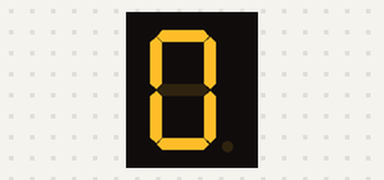
A sketch run on a simulated Arduino Uno, built with avr-gcc and run on an emulated ATmega328P. Parts: 1-digit seven-segment display. Wiring (inferred from the names in the program): 1-digit 7-segment display, segments lit when LOW: segments pin 13, pin 12, pin 11, pin 10, pin 9, pin 8, pin 7. The segment pins are drawn as the display they are named for.

Above: at 0.1 s.
At 7.6 s:
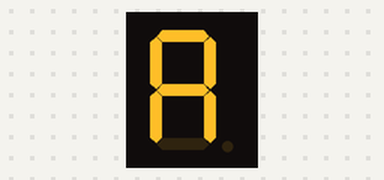
At 9.1 s:
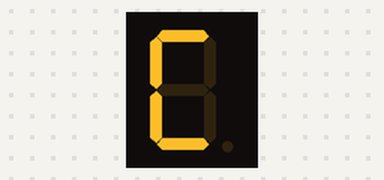
At 9.8 s:
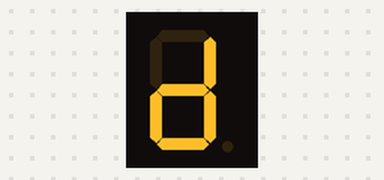
At 10.6 s:
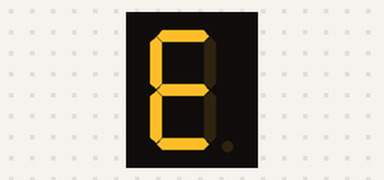
At 11.3 s:
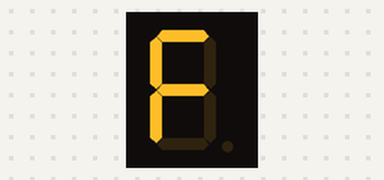

The sketch:

w11-hw.ino
```cpp
//7seg+bottom
byte btn;
byte pins[7]={13, 12, 11, 10, 9, 8, 7};
byte show[16][7]={
  {0,0,0,0,0,0,1},//0
  {1,0,0,1,1,1,1},
  {0,0,1,0,0,1,0},
  {0,0,0,0,1,1,0},
  {1,0,0,1,1,0,0},
  {0,1,0,0,1,0,0},//5
  {1,1,0,0,0,0,0},
  {0,0,0,1,1,1,1},
  {0,0,0,0,0,0,0},
  {0,0,0,1,1,0,0},//9

  {0,0,0,1,0,0,0},//A
  {1,1,0,0,0,0,0},//b
  {0,1,1,0,0,0,1},//C
  {1,0,0,0,0,1,0},//d
  {0,1,1,0,0,0,0},//E
  {0,1,1,1,0,0,0},//F
};

void setup()
{
  for (byte i = 0; i < 7; ++i) {
   pinMode(pins[i], OUTPUT);
  }
  pinMode(btn, INPUT_PULLUP);
}

void loop()
{
  if(btn==HIGH){
    for (byte i = 7; i < 14; ++i) {
    digitalWrite(i, LOW);
 	}
  }
  else
  {
    for(byte i = 0; i < 16; i++){
    for(byte j = 0; j < 7; j++){
      digitalWrite(pins[j], show[i][j]);
      }
    delay(750);}
  }
}
```

Measured:
- by itself, everything shown: repeats every 12.0 s, in 16 steps
- what the display in image 1 shows lasts 0.8 s, from 7.5 s to 8.3 s
